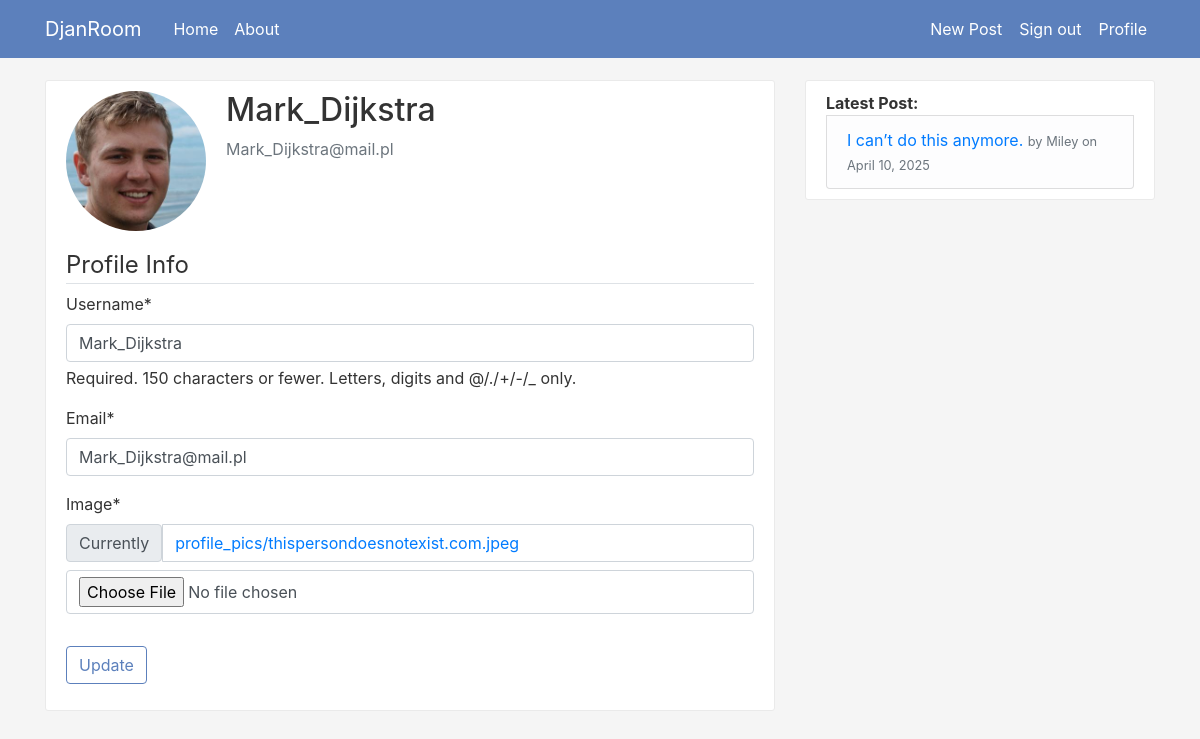
/profile/ (signed in), run on the app's committed database.
### users/models.py (models this page shows, shortened)
class Profile(models.Model):
    user = models.OneToOneField(User, on_delete=models.CASCADE)
    image = models.ImageField(default='default.jpg', upload_to='profile_pics')

### blog/models.py (models this page shows, shortened)
class Post(models.Model):
    title = models.CharField(max_length=100)
    content = models.TextField()
    date_posted = models.DateTimeField(default=timezone.now)
    author = models.ForeignKey(User, on_delete=models.CASCADE)

### users/views.py (the view)
# urls.py: path('profile/', user_views.profile, name='profile'),
@login_required
def profile(request):
    if request.method == 'POST':
        u_form = UserUpdateForm(request.POST, instance=request.user)
        p_form = ProfileUpdateForm(request.POST,
                                   request.FILES,
                                   instance=request.user.profile)
        if u_form.is_valid() and p_form.is_valid():
            u_form.save()
            p_form.save()
            messages.success(request, f'Account updated !')
            return redirect('profile')
    else:
        u_form = UserUpdateForm(instance=request.user)
        p_form = ProfileUpdateForm(instance=request.user.profile)
    context = {
        'u_form': u_form,
        'p_form': p_form
    }
    return render(request, 'users/profile.html', context)

### users/forms.py
class UserUpdateForm(forms.ModelForm):
    email = forms.EmailField()
    class Meta:
        model = User
        fields = ['username', 'email']

class ProfileUpdateForm(forms.ModelForm):
    class Meta:
        model = Profile
        fields = ['image']
        widgets = { #its all to delete "currently" word in progile
            'image': NoClearableFileInput(attrs={'class': 'form-control-file'})
        }

### blog/context_processors.py (called while the page is built)
def latest_post(request):
    try:
        return {'latest_post': Post.objects.latest('date_posted')}
    except Post.DoesNotExist:
        return {'latest_post': None}

### blog/templates/users/profile.html (shortened to what this page needs)
{% extends "blog/base.html"  %}
{% load crispy_forms_tags %}
{% block content %}
<div class="content-section">
    <div class="media">
      <img class="rounded-circle account-img" src="{{user.profile.image.url}}">
      <div class="media-body">
        <h2 class="account-heading">{{ user.username }}</h2>
        <p class="text-secondary">{{ user.email }}</p>
      </div>
    </div>
    <form method="POST" enctype="multipart/form-data">
      <fieldset class="form-group">
          <legend class="border-bottom mb-2"> Profile Info</legend>
          {{ u_form|crispy }}
          {{ p_form|crispy }}
      </fieldset>
      <div class="form-group">
          <button class ="btn btn-outline-info" type="submit">Update</button>
      </div>
    </form>
</div>
{% endblock content %}

### blog/templates/blog/base.html (shortened to what this page needs)
{% load static %}
<!DOCTYPE html>
<html>
<head>
    <link rel="stylesheet" href="https://cdn.jsdelivr.net/npm/bootstrap@4.0.0/dist/css/bootstrap.min.css">
    <link rel="stylesheet" type="text/css" href="{% static 'blog/main.css' %}?v=2">
</head>
<body>
    <header class="site-header">
        <nav class="navbar navbar-expand-md navbar-dark bg-steel fixed-top">          <div class="container">
            <a class="navbar-brand mr-4" href="{% url 'blog-home' %}">DjanRoom</a>
            <div class="collapse navbar-collapse" id="navbarToggle">
              <div class="navbar-nav mr-auto">
                <a class="nav-item nav-link" href="{% url 'blog-home' %}">Home</a>
                <a class="nav-item nav-link" href="{% url 'blog-about' %}">About</a>
              </div>
              <div class="navbar-nav d-flex align-items-center">
                {% if user.is_authenticated %}
                    <a class="nav-item nav-link" href="{% url 'post-create' %}">New Post</a>
                    <form id="logout-form" method="get" action="{% url 'logout-confirm' %}" class="d-inline">
                        <button class="nav-item nav-link btn btn-link" type="submit">Sign out</button>
                    </form>
                    <a class="nav-item nav-link" href="{% url 'profile' %}">Profile</a>
                {% else %}
                    <a class="nav-item nav-link" href="{% url 'login' %}">Login</a>
                    <a class="nav-item nav-link" href="{% url 'register' %}">Register</a>
                {% endif %}
            </div>
            </div>
          </div>
        </nav>
    </header>
    <main role="main" class="container">
        <div class="row">
          <div class="col-md-8">
            {% block content %}{% endblock %}
          </div>
          <div class="col-md-4">
            <div class="content-section">
                <strong>Latest Post:</strong>
                <li class="list-group-item list-group-item-light">
                  {% if latest_post %}
                    <a href="{% url 'post-detail' latest_post.pk %}">{{ latest_post.title }}</a>
                    <small class="text-muted">by {{ latest_post.author }} on {{ latest_post.date_posted|date:"F d, Y" }}</small>
                  {% else %}
                    No posts available.
                  {% endif %}
                </li>
            </div>
          </div>
        </div>
      </main>
</body>
</html>

### blog/static/blog/main.css (style rules this page uses)
body { background: #F5F5F5; color: #333333; margin-top: 5rem; }
.account-img { height: 140px; width: 140; object-fit: cover; margin-right: 20px; margin-bottom: 16px; }
h1, h2, h3, h4, h5, h6 { color: #333333; }
.bg-steel { background-color: #5C80BC; }
.site-header .navbar-nav .nav-link { color: #FFFFFF; }
.content-section { background: #FFFFFF; padding: 10px 20px; border: 1px solid #EAEAEA; border-radius: 3px; margin-bottom: 20px; }
.btn-outline-info { color: #5C80BC; border-color: #5C80BC; }

### data on the page
Post: title "I can’t do this anymore.", author "Miley", date_posted "April 10, 2025"

### other printed values
{{ user.username }} "Mark_Dijkstra"
{{ user.email }} "Mark_Dijkstra@mail.pl"
